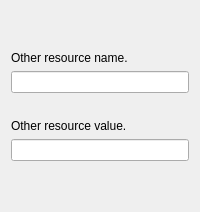
  <widget class="QWizardPage" name="wizardPage_10">
   <property name="title">
    <string>Visibility.</string>
   </property>
   <property name="subTitle">
    <string>Set visibility depending on other resource of type &quot;Select&quot;.</string>
   </property>
   <layout class="QVBoxLayout" name="verticalLayout_13">
    <item>
     <spacer name="verticalSpacer_28">
      <property name="orientation">
       <enum>Qt::Vertical</enum>
      </property>
      <property name="sizeHint" stdset="0">
       <size>
        <width>20</width>
        <height>40</height>
       </size>
      </property>
     </spacer>
    </item>
    <item>
     <widget class="QLabel" name="label_37">
      <property name="text">
       <string>Other resource name.</string>
      </property>
     </widget>
    </item>
    <item>
     <widget class="QLineEdit" name="VisibilityName"/>
    </item>
    <item>
     <spacer name="verticalSpacer_27">
      <property name="orientation">
       <enum>Qt::Vertical</enum>
      </property>
      <property name="sizeType">
       <enum>QSizePolicy::Fixed</enum>
      </property>
      <property name="sizeHint" stdset="0">
       <size>
        <width>20</width>
        <height>20</height>
       </size>
      </property>
     </spacer>
    </item>
    <item>
     <widget class="QLabel" name="label_35">
      <property name="text">
       <string>Other resource value.</string>
      </property>
     </widget>
    </item>
    <item>
     <widget class="QLineEdit" name="VisibilityValue"/>
    </item>
    <item>
     <spacer name="verticalSpacer_29">
      <property name="orientation">
       <enum>Qt::Vertical</enum>
      </property>
      <property name="sizeHint" stdset="0">
       <size>
        <width>20</width>
        <height>40</height>
       </size>
      </property>
     </spacer>
    </item>
   </layout>
  </widget>
